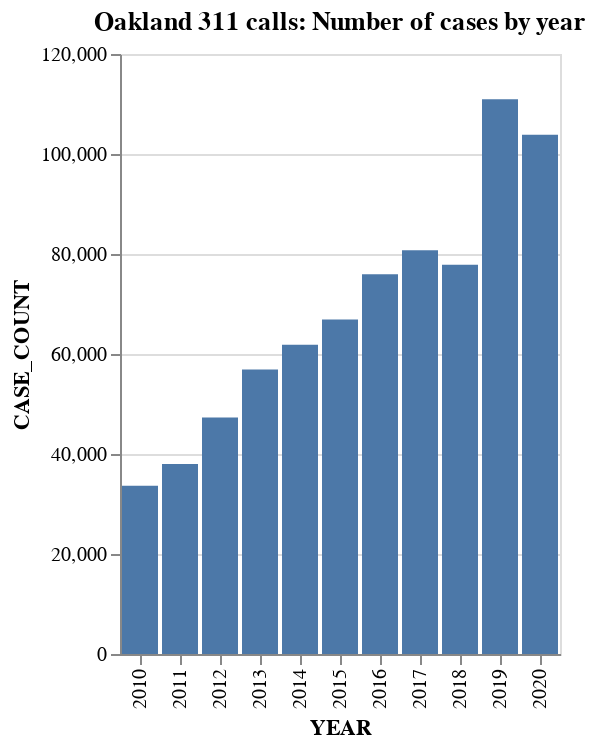

The notebook cell saved with this chart:
### Markdown cell above
#### Visualize the table

### Code cell
alt.Chart(annual_cases).mark_bar().encode(
   
    x = 'YEAR:O',
    y = 'CASE_COUNT'
    
).properties(
    
    title = 'Oakland 311 calls: Number of cases by year'
    
)

### Figure 1 — Vega-Lite specification as saved in the notebook (floating-point values rounded to 4 significant figures)
{"config": {"view": {"continuousWidth": 400, "continuousHeight": 300}}, "data": {"name": "data-5c7e539ff87300162138962c04974ccb"}, "mark": "bar", "encoding": {"x": {"type": "ordinal", "field": "YEAR"}, "y": {"type": "quantitative", "field": "CASE_COUNT"}}, "title": "Oakland 311 calls: Number of cases by year", "$schema": "https://vega.github.io/schema/vega-lite/v4.8.1.json", "datasets": {"data-5c7e539ff87300162138962c04974ccb": [{"YEAR": 2010, "CASE_COUNT": 33647}, {"YEAR": 2011, "CASE_COUNT": 37995}, {"YEAR": 2012, "CASE_COUNT": 47294}, {"YEAR": 2013, "CASE_COUNT": 56888}, {"YEAR": 2014, "CASE_COUNT": 61826}, {"YEAR": 2015, "CASE_COUNT": 66889}, {"YEAR": 2016, "CASE_COUNT": 75932}, {"YEAR": 2017, "CASE_COUNT": 80740}, {"YEAR": 2018, "CASE_COUNT": 77851}, {"YEAR": 2019, "CASE_COUNT": 110928}, {"YEAR": 2020, "CASE_COUNT": 103837}]}}
